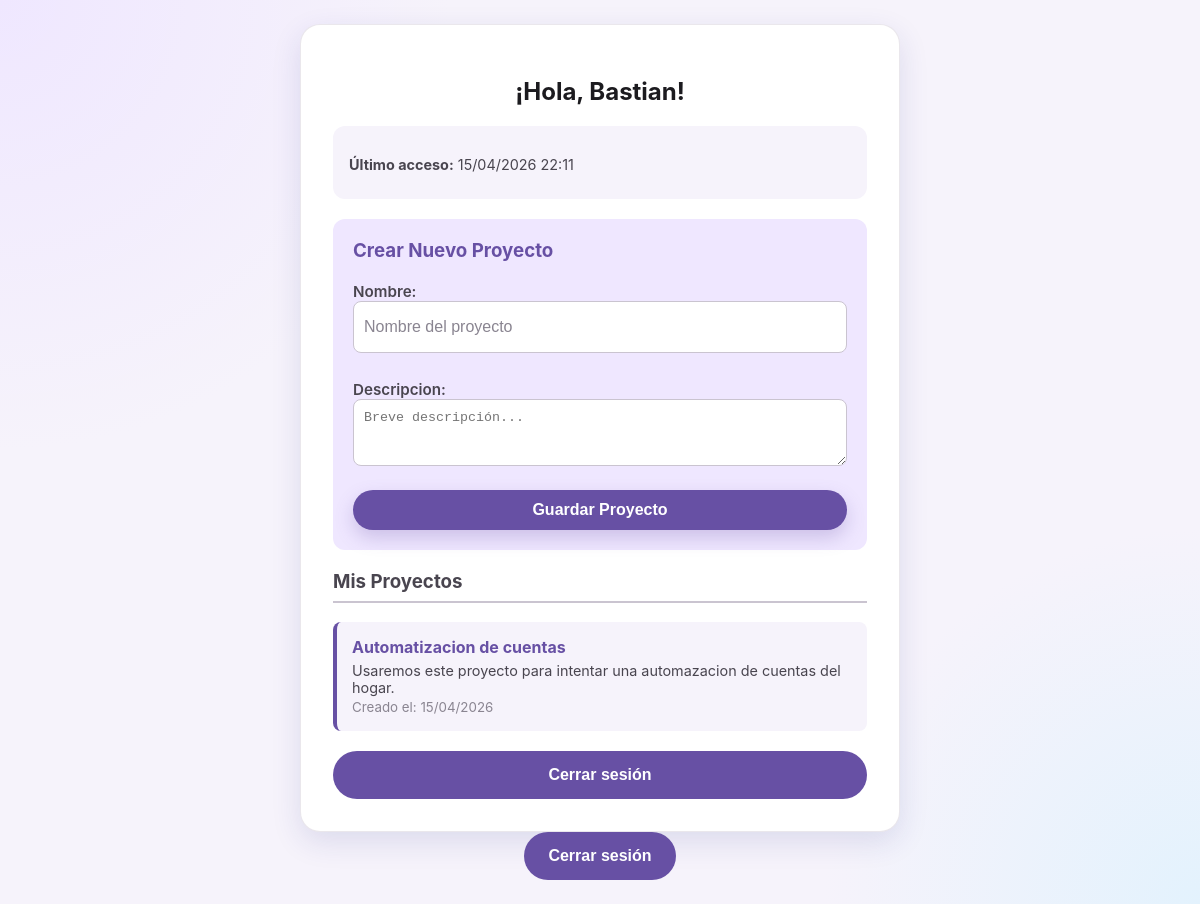
The app's page /home/ (signed in) with its own data.
### gestion_tareas/models.py (models this page shows, shortened)
class Proyecto(models.Model):
    nombre = models.CharField(max_length=100)
    descripcion = models.TextField(blank=True, null=True)
    usuario = models.ForeignKey(User, on_delete=models.CASCADE)
    creado_en = models.DateTimeField(auto_now_add=True)

### gestion_tareas/views.py (the view)
# urls.py: 2. Add a URL to urlpatterns:  path('', views.home, name='home')
@login_required
def home(request):
    proyectos = Proyecto.objects.filter(usuario=request.user)
    if request.method == 'POST':
        form = ProyectoForm(request.POST)
        if form.is_valid():
            nuevo_proyecto = form.save(commit=False)
            nuevo_proyecto.usuario = request.user
            nuevo_proyecto.save()
            return redirect('home')
    else:
        form = ProyectoForm()
    return render(request, 'home.html', {
        'proyectos': proyectos,
        'form': form
    })

### gestion_tareas/forms.py
class ProyectoForm(forms.ModelForm):
    class Meta:
        model = Proyecto
        fields = ['nombre', 'descripcion']
        widgets = {
            'nombre': forms.TextInput(attrs={'style': 'width: 100%; padding: 10px; margin-bottom: 10px; border-radius: 8px; border: 1px solid #cac4d0;', 'placeholder': 'Nombre del proyecto'}),
            'descripcion': forms.Textarea(attrs={'style': 'width: 100%; padding: 10px; margin-bottom: 10px; border-radius: 8px; border: 1px solid #cac4d0;', 'rows': 3, 'placeholder': 'Breve descripción...'}),
        }

### templates/home.html (shortened to what this page needs)
{% load static %}
<!DOCTYPE html>
<html lang="es">
<head>
  <link rel="stylesheet" href="{% static 'css/styles.css' %}" />
</head>
<body>
  <main class="home-page">
    <section class="home-card" style="max-width: 600px;">
      <h1>¡Hola, {{ user.username }}!</h1>
      <div class="home-user" style="font-size: 0.9rem;">
        <p><strong>Último acceso:</strong> {{ user.last_login|date:"d/m/Y H:i" }}</p>
      </div>
      <div style="background: #efe7ff; padding: 20px; border-radius: 12px; margin-bottom: 20px; text-align: left;">
        <h3 style="margin-top: 0; color: #6750a4;">Crear Nuevo Proyecto</h3>
        <form method="POST">
          {{ form.as_p }}
          <button type="submit" class="btn-primary" style="width: 100%; min-height: 40px;">Guardar Proyecto</button>
        </form>
      </div>
      <div style="text-align: left; margin-bottom: 20px;">
        <h3 style="color: #49454f; border-bottom: 2px solid #cac4d0; padding-bottom: 8px;">Mis Proyectos</h3>
        {% if proyectos %}
          <ul style="list-style: none; padding: 0;">
            {% for proyecto in proyectos %}
              <li style="background: #f6f3fb; padding: 15px; margin-bottom: 10px; border-radius: 8px; border-left: 4px solid #6750a4;">
                <h4 style="margin: 0 0 5px 0;">
                  <a href="{% url 'detalle_proyecto' proyecto.id %}" style="color: #6750a4; text-decoration: none;">{{ proyecto.nombre }}</a>
                </h4>
                <p style="margin: 0; font-size: 0.9rem; color: #49454f;">{{ proyecto.descripcion }}</p>
                <small style="color: #8a8591;">Creado el: {{ proyecto.creado_en|date:"d/m/Y" }}</small>
              </li>
            {% endfor %}
          </ul>
        {% else %}
          <p style="color: #8a8591; text-align: center; margin-top: 20px;">Aún no tienes proyectos. ¡Crea el primero arriba!</p>
        {% endif %}
      </div>
      <form action="{% url 'logout' %}" method="post">
        <button type="submit" class="logout-btn">Cerrar sesión</button>
      </form>
    </section>
      <form action="{% url 'logout' %}" method="post">
        <button type="submit" class="logout-btn">Cerrar sesión</button>
      </form>
  </main>
</body>
</html>

### static/css/styles.css (style rules this page uses)
:root { --primary: #6750a4; --primary-hover: #5b4692; --primary-soft: #ede7f6; --surface: #ffffff; --background: #f6f3fb; --text: #1c1b1f; --text-secondary: #49454f; --border: #cac4d0; --error: #b3261e; --success: #146c2e; --focus: #7c4dff; --shadow: 0 10px 30px rgba(31, 38, 135, 0.12); --radius: 20px; --radius-sm: 12px; --transition: 0.25s ease; --font: Inter, Roboto, "Segoe UI", sans-serif; }
* { box-sizing: border-box; }
html { font-size: 16px; }
body { margin: 0; font-family: var(--font); color: var(--text); background: radial-gradient(circle at top left, #efe7ff 0%, transparent 30%), radial-gradient(circle at bottom right, #e3f2fd 0%, transparent 25%), var(--background); min-height: 100vh; }
label { font-size: 0.95rem; font-weight: 600; }
input[type="email"], input[type="password"], input[type="text"] { width: 100%; min-height: 52px; border: 1px solid var(--border); border-radius: var(--radius-sm); padding: 0 14px; font-size: 1rem; color: var(--text); background: #fff; transition: border-color var(--transition), box-shadow var(--transition), background var(--transition); }
input::placeholder { color: #8a8591; }
.btn-primary { min-height: 52px; border: none; border-radius: 999px; background: var(--primary); color: white; font-size: 1rem; font-weight: 700; cursor: pointer; transition: background var(--transition), transform var(--transition), box-shadow var(--transition); box-shadow: 0 8px 18px rgba(103, 80, 164, 0.25); }

### templates/home.html (style rules this page uses)
.home-page { min-height: 100vh; display: grid; place-items: center; padding: 24px; }
.home-card { width: 100%; max-width: 520px; background: #fff; border-radius: 20px; padding: 32px; box-shadow: 0 10px 30px rgba(31, 38, 135, 0.12); border: 1px solid rgba(202, 196, 208, 0.4); text-align: center; }
.home-card h1 { margin-bottom: 12px; }
.home-card p { color: #49454f; margin-bottom: 10px; }
.home-user { background: #f6f3fb; border-radius: 12px; padding: 16px; margin: 20px 0; text-align: left; }
.logout-btn { min-height: 48px; border: none; border-radius: 999px; background: #6750a4; color: white; padding: 0 24px; font-size: 1rem; font-weight: 700; cursor: pointer; width: 100%; transition: background 0.25s ease; }

### records on screen
Proyecto: nombre "Automatizacion de cuentas", descripcion "Usaremos este proyecto para intentar una automazacion de cuentas del hogar.", creado_en "15/04/2026"

### other values on screen
{{ user.username }} "Bastian"
{{ user.last_login|date:"d/m/Y H:i" }} "15/04/2026 22:11"
